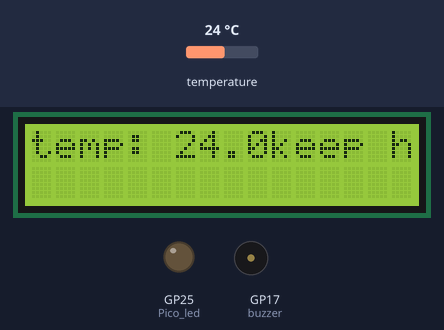
Bench run of a program on a simulated Raspberry Pi Pico running MicroPython. Parts: 16×2 character LCD, output pins drawn as LEDs (lit = HIGH), buzzer (waves = sounding, pin HIGH). Wiring (from the project's diagram.json): DS18B20 sensor on GP15, buzzer on GP17. The test bench sets the inputs (shaded band); at power-on: temperature 24 °C. Library files of the repository ran but are not shown: pico_i2c_lcd.py.

Above: at 1.4 s.
1.5 s: temperature set to 12 °C
At 3.7 s:
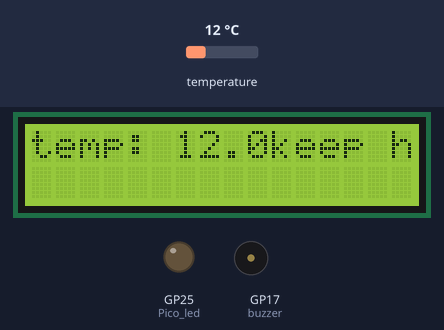
6.2 s: temperature set to 19 °C
At 10.0 s:
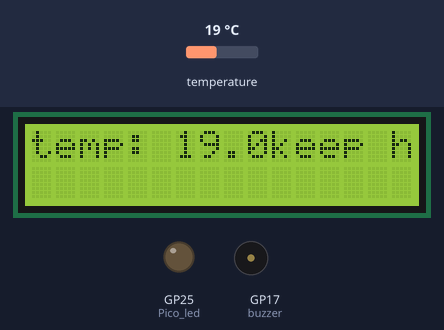
11.9 s: temperature set to 28 °C
At 15.1 s:
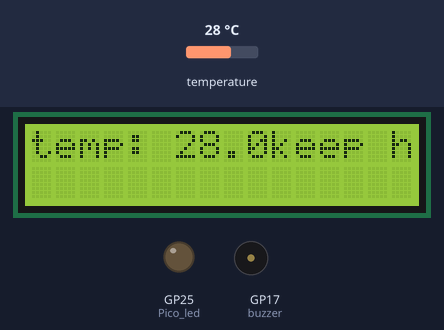
Timing chart, 0 to 16.6 s (numbered marks = the images above; inputs shaded):
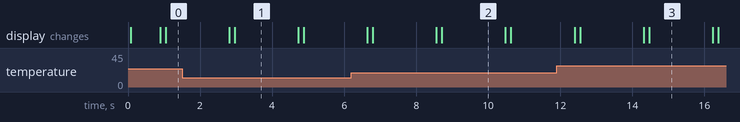

Measured:
- after the input at 1.5 s, the display: first differs from a run without the input after 1.5 s (image 1)
- after the input at 6.2 s, the display: first differs from a run without the input after 2.5 s (image 2)
- after the input at 11.9 s, the display: first differs from a run without the input after 2.6 s (image 3)
- what the display in image 1 shows lasts 1.7 s, from 3.0 s to 4.7 s

The program:

main.py
```python
from machine import Pin, I2C
import time, onewire, ds18x20
from pico_i2c_lcd import I2cLcd
#LCD setup
i2c = I2C(0,scl = Pin(1), sda = Pin(0), freq = 400000)
LCD = I2cLcd(i2c, 0x27, 2, 16)
#sensor setup
data_pin = Pin(15)
ds_sensor = ds18x20.DS18X20(onewire.OneWire(data_pin))
roms = ds_sensor.scan()
#buzzer setup
buzzer = Pin(17, Pin.OUT)
#Pico led setup
Pico_led = Pin("LED", Pin.OUT)

#target temp is 50 degrees celcius
target_temp = 50

while True:
  #loop: recieve data from sensor, output on lcd
  ds_sensor.convert_temp()
  time.sleep_ms(750)
  temp = ds_sensor.read_temp(roms[0])
  LCD.clear()
  LCD.putstr(f"temp: {temp}")
  if temp < target_temp - 2:
    buzzer.off()
    LCD.putstr("keep heating")
    Pico_led.off()
  elif temp <= target_temp + 2:
    buzzer.off()
    LCD.putstr("Perfect")
    Pico_led.on()
  else:
     LCD.putstr("Too hot")
     buzzer.on()
     Pico_led.toggle()
  time.sleep(1)
```
